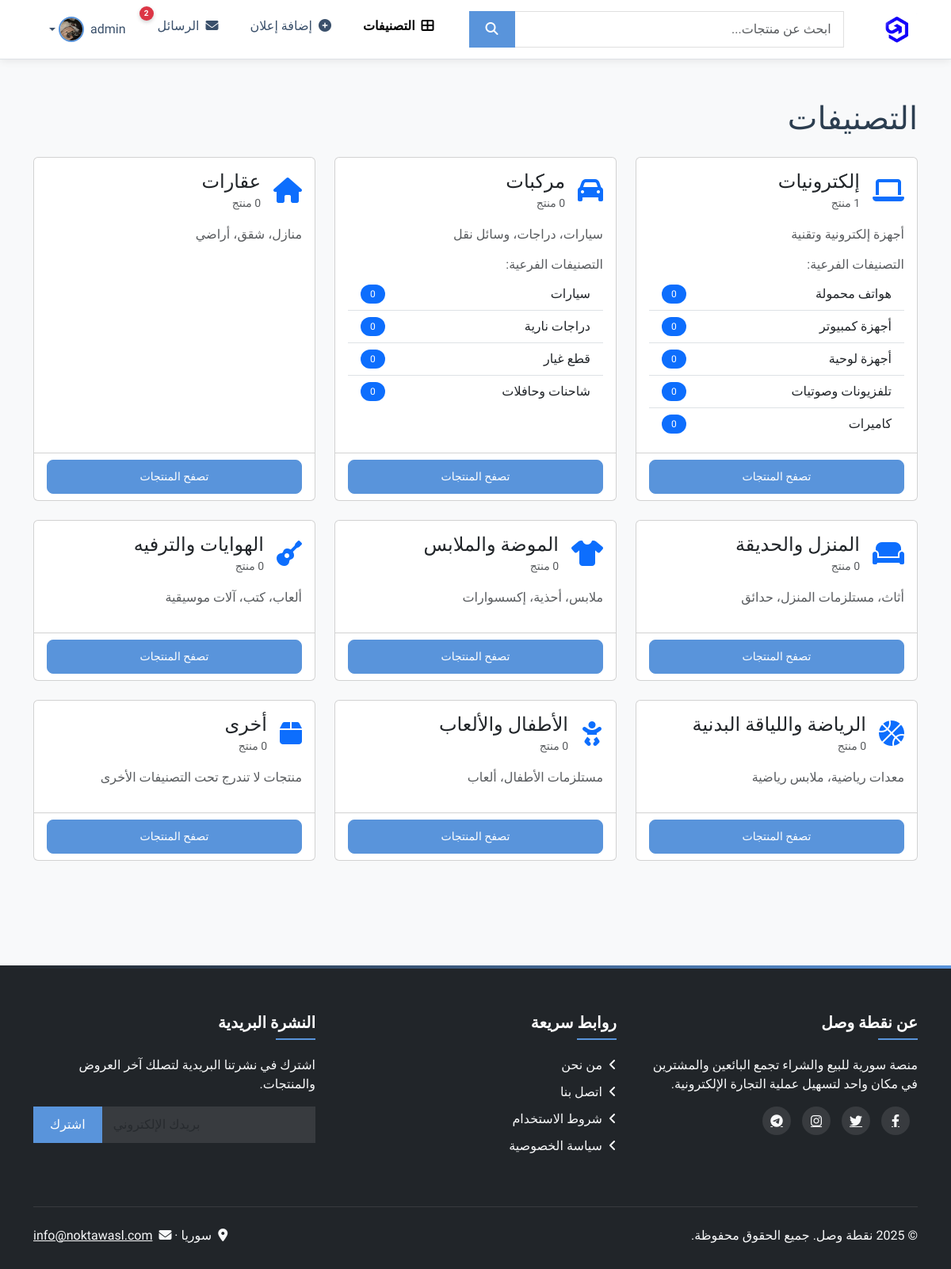
/categories (signed in), run on the app's committed database.
### bot/models.py (models this page shows, shortened)
class User(db.Model):
    id = db.Column(db.Integer, primary_key=True)
    email = db.Column(db.String(150), unique=True, nullable=False)
    password = db.Column(db.String(200), nullable=False)
    name = db.Column(db.String(100), nullable=False)
    phone = db.Column(db.String(20), nullable=True)
    profile_image = db.Column(db.String(500), nullable=True)
    profile_image_url = db.Column(db.String(500), nullable=True)
    bio = db.Column(db.Text, nullable=True)
    location = db.Column(db.String(100), nullable=True)
    is_verified = db.Column(db.Boolean, default=False)
    verification_code = db.Column(db.String(6), nullable=True)
    created_at = db.Column(db.DateTime, default=datetime.utcnow)
    last_login = db.Column(db.DateTime, nullable=True)
    is_admin = db.Column(db.Boolean, default=False)
    is_banned = db.Column(db.Boolean, default=False)
    is_online = db.Column(db.Boolean, default=False)
    new_email_pending = db.Column(db.String(150), nullable=True)
    @property
    def is_authenticated(self):
        return True
    products = db.relationship('Product',
                              foreign_keys='Product.seller_id',
                              backref='seller',
                              lazy=True)
    purchased_products = db.relationship('Product',
                                        foreign_keys='Product.buyer_id',
                                        backref='buyer',
                                        lazy=True)
    reviews_received = db.relationship('UserReview',
                                      foreign_keys='UserReview.reviewed_user_id',
                                      backref='reviewed_user',
                                      lazy=True)
    reviews_given = db.relationship('UserReview',
                                   foreign_keys='UserReview.reviewer_id',
                                   backref='reviewer',
                                   lazy=True)
    sent_messages = db.relationship('Message',
                                   foreign_keys='Message.sender_id',
                                   backref='sender',
                                   lazy=True)
    received_messages = db.relationship('Message',
                                      foreign_keys='Message.receiver_id',
                                      backref='receiver',
                                      lazy=True)
    reports_filed = db.relationship('Report',
                                   foreign_keys='Report.reporter_id',
                                   backref='reporter',
                                   lazy=True)
    reports_received = db.relationship('Report',
                                      foreign_keys='Report.reported_user_id',
                                      backref='reported_user',
                                      lazy=True)
    favorites_products = db.relationship('Product',
                                        secondary=favorites,
                                        lazy='subquery',
                                        backref=db.backref('favorited_by', lazy=True))
    audit_logs = db.relationship('AuditLog', backref='user', lazy=True)

class Category(db.Model):
    id = db.Column(db.Integer, primary_key=True)
    name = db.Column(db.String(100), nullable=False)
    slug = db.Column(db.String(100), nullable=False, unique=True)
    description = db.Column(db.Text, nullable=True)
    parent_id = db.Column(db.Integer, db.ForeignKey('category.id'), nullable=True)
    subcategories = db.relationship('Category', backref=db.backref('parent', remote_side=[id]), lazy=True)
    products = db.relationship('Product', backref='category_rel', lazy=True)

### bot/routes.py (the view)
@main_bp.route('/categories')
def categories():
    from .models import Category
    categories = Category.query.all()
    return render_template('categories.html', categories=categories)

### bot/templates/categories.html (shortened to what this page needs)
{% extends "layout.html" %}
{% block content %}
<div class="row">
    <div class="col-12">
        <h1 class="mb-4">التصنيفات</h1>
    </div>
</div>
<div class="row">
    {% for category in categories %}
        {% if not category.parent_id %}
        <div class="col-md-6 col-lg-4 mb-4">
            <div class="card h-100 category-card">
                <div class="card-body">
                    <div class="d-flex align-items-center mb-3">
                        <div class="category-icon me-3">
                            {% if category.slug == 'electronics' %}
                                <i class="fas fa-laptop fa-2x text-primary"></i>
                            {% elif category.slug == 'vehicles' %}
                                <i class="fas fa-car fa-2x text-primary"></i>
                            {% elif category.slug == 'property' %}
                                <i class="fas fa-home fa-2x text-primary"></i>
                            {% elif category.slug == 'home' %}
                                <i class="fas fa-couch fa-2x text-primary"></i>
                            {% elif category.slug == 'fashion' %}
                                <i class="fas fa-tshirt fa-2x text-primary"></i>
                            {% elif category.slug == 'hobby' %}
                                <i class="fas fa-guitar fa-2x text-primary"></i>
                            {% elif category.slug == 'sports' %}
                                <i class="fas fa-basketball-ball fa-2x text-primary"></i>
                            {% elif category.slug == 'kids' %}
                                <i class="fas fa-baby fa-2x text-primary"></i>
                            {% else %}
                                <i class="fas fa-box fa-2x text-primary"></i>
                            {% endif %}
                        </div>
                        <div>
                            <h4 class="card-title mb-0">
                                <a href="{{ url_for('products.search', category_id=category.id) }}"
                                   class="text-decoration-none text-dark">
                                    {{ category.name }}
                                </a>
                            </h4>
                            <small class="text-muted">{{ category.products|length }} منتج</small>
                        </div>
                    </div>
                    {% if category.description %}
                    <p class="card-text text-muted mb-3">{{ category.description }}</p>
                    {% endif %}
                    {% if category.subcategories %}
                    <div class="subcategories">
                        <h6 class="text-muted mb-2">التصنيفات الفرعية:</h6>
                        <div class="list-group list-group-flush">
                            {% for subcategory in category.subcategories %}
                            <a href="{{ url_for('products.search', category_id=subcategory.id) }}"
                               class="list-group-item list-group-item-action d-flex justify-content-between align-items-center">
                                {{ subcategory.name }}
                                <span class="badge bg-primary rounded-pill">{{ subcategory.products|length }}</span>
                            </a>
                            {% endfor %}
                        </div>
                    </div>
                    {% endif %}
                </div>
                <div class="card-footer bg-transparent">
                    <a href="{{ url_for('products.search', category_id=category.id) }}"
                       class="btn btn-primary btn-sm w-100">
                        تصفح المنتجات
                    </a>
                </div>
            </div>
        </div>
        {% endif %}
    {% endfor %}
</div>
{% endblock %}

### bot/templates/layout.html (shortened to what this page needs)
<!DOCTYPE html>
<html lang="ar" dir="rtl">
<head>
    <link rel="stylesheet" href="https://cdn.jsdelivr.net/npm/bootstrap@5.3.0/dist/css/bootstrap.rtl.min.css">
    <link rel="stylesheet" href="https://cdnjs.cloudflare.com/ajax/libs/font-awesome/6.4.0/css/all.min.css">
    <link rel="stylesheet" href="{{ url_for('static', filename='css/style.css') }}">
</head>
<body>
    <nav class="navbar navbar-expand-lg navbar-light bg-white border-bottom fixed-top">
        <div class="container">
            <a class="navbar-brand" href="{{ url_for('main.index') }}">
                <img src="{{ url_for('static', filename='images/logo.png') }}" alt="نقطة وصل" height="40">
            </a>
            <div class="collapse navbar-collapse" id="navbarMain">
                <form class="d-flex mx-lg-4 my-2 my-lg-0 flex-grow-1" action="{{ url_for('products.search') }}" method="GET">
                    <div class="input-group">
                        <input class="form-control" type="search" name="q" placeholder="ابحث عن منتجات..." value="{{ request.args.get('q', '') }}">
                        <button class="btn btn-primary" type="submit">
                            <i class="fas fa-search"></i>
                        </button>
                    </div>
                </form>
                <ul class="navbar-nav ms-auto">
                    <li class="nav-item">
                        <a class="nav-link" href="{{ url_for('main.categories') }}">
                            <i class="fas fa-th-large me-1"></i> التصنيفات
                        </a>
                    </li>
                    {% if current_user.is_authenticated %}
                        <li class="nav-item">
                            <a class="nav-link" href="{{ url_for('products.create') }}">
                                <i class="fas fa-plus-circle me-1"></i> إضافة إعلان
                            </a>
                        </li>
                        <li class="nav-item">
                            <a class="nav-link notification-indicator" href="{{ url_for('messages.conversations') }}">
                                <i class="fas fa-envelope me-1"></i> الرسائل
                                {% if current_user.unread_messages_count and current_user.unread_messages_count > 0 %}
                                <span class="notification-badge">{{ current_user.unread_messages_count }}</span>
                                {% else %}
                                <span class="notification-badge">2</span>
                                {% endif %}
                            </a>
                        </li>
                        <li class="nav-item dropdown">
                            <a class="nav-link dropdown-toggle d-flex align-items-center" href="#" id="userDropdown" data-bs-toggle="dropdown">
                                <span class="d-none d-lg-inline me-2">{{ current_user.name }}</span>
                                <img src="{{ current_user.profile_image_url if current_user.profile_image_url else (current_user.profile_image | image_url(folder='users')) }}"
                                 alt="صورة شخصية" class="rounded-circle" width="32" height="32">
                            </a>
                        </li>
                    {% endif %}
                </ul>
            </div>
        </div>
    </nav>
    <main class="py-5 mt-4">
        <div class="container">
            {% block content %}{% endblock %}
        </div>
    </main>
    <footer class="bg-dark text-light">
        <div class="container">
            <div class="row">
                <div class="col-md-4 mb-4">
                    <h5>عن نقطة وصل</h5>
                    <p>منصة سورية للبيع والشراء تجمع البائعين والمشترين في مكان واحد لتسهيل عملية التجارة الإلكترونية.</p>
                    <div class="social-links mt-3">
                        <a href="https://www.facebook.com/profile.php?id=61572268347527" class="text-light"><i class="fab fa-facebook-f"></i></a>
                        <a href="https://x.com/NoktaWasl" class="text-light"><i class="fab fa-twitter"></i></a>
                        <a href="https://www.instagram.com/noktawasl/" class="text-light"><i class="fab fa-instagram"></i></a>
                        <a href="https://t.me/noktawasl" class="text-light"><i class="fab fa-telegram-plane"></i></a>
                    </div>
                </div>
                <div class="col-md-4 mb-4">
                    <h5>روابط سريعة</h5>
                    <ul class="list-unstyled">
                        <li><a href="{{ url_for('main.about') }}" class="text-light text-decoration-none"><i class="fas fa-angle-left me-2"></i>من نحن</a></li>
                        <li><a href="{{ url_for('main.contact') }}" class="text-light text-decoration-none"><i class="fas fa-angle-left me-2"></i>اتصل بنا</a></li>
                        <li><a href="{{ url_for('main.terms') }}" class="text-light text-decoration-none"><i class="fas fa-angle-left me-2"></i>شروط الاستخدام</a></li>
                        <li><a href="{{ url_for('main.privacy') }}" class="text-light text-decoration-none"><i class="fas fa-angle-left me-2"></i>سياسة الخصوصية</a></li>
                    </ul>
                </div>
                <div class="col-md-4 mb-4">
                    <h5>النشرة البريدية</h5>
                    <p>اشترك في نشرتنا البريدية لتصلك آخر العروض والمنتجات.</p>
                    <form action="{{ url_for('main.newsletter_subscribe') }}" method="POST" class="newsletter-form mt-3">
                        <div class="input-group">
                            <input type="email" name="email" class="form-control" placeholder="بريدك الإلكتروني" required>
                            <button class="btn btn-primary" type="submit">اشترك</button>
                        </div>
                    </form>
                </div>
            </div>
            <hr class="my-4" style="opacity: 0.1;">
            <div class="row align-items-center">
                <div class="col-md-6 text-center text-md-start">
                    <p class="mb-0">&copy; {{ now.year }} نقطة وصل. جميع الحقوق محفوظة.</p>
                </div>
                <div class="col-md-6 text-center text-md-end">
                    <p class="mb-0">
                        <i class="fas fa-map-marker-alt me-1"></i> سوريا &middot;
                        <i class="fas fa-envelope me-1"></i> <a href="mailto:info@noktawasl.com" class="text-light">info@noktawasl.com</a>
                    </p>
                </div>
            </div>
        </div>
    </footer>
</body>
</html>

### data on the page
User: name "admin", profile_image_url (picture)
Category: slug "electronics" (drawn), name "إلكترونيات", description "أجهزة إلكترونية وتقنية"
Category: name "هواتف محمولة", products|length "0"
Category: name "أجهزة كمبيوتر", products|length "0"
Category: name "أجهزة لوحية", products|length "0"
Category: name "تلفزيونات وصوتيات", products|length "0"
Category: name "كاميرات", products|length "0"
Category: slug "vehicles" (drawn), name "مركبات", description "سيارات، دراجات، وسائل نقل"
Category: name "سيارات", products|length "0"
Category: name "دراجات نارية", products|length "0"
Category: name "قطع غيار", products|length "0"
Category: name "شاحنات وحافلات", products|length "0"
Category: slug "property" (drawn), name "عقارات", description "منازل، شقق، أراضي"
Category: slug "home" (drawn), name "المنزل والحديقة", description "أثاث، مستلزمات المنزل، حدائق"
Category: slug "fashion" (drawn), name "الموضة والملابس", description "ملابس، أحذية، إكسسوارات"
Category: slug "hobby" (drawn), name "الهوايات والترفيه", description "ألعاب، كتب، آلات موسيقية"
Category: slug "sports" (drawn), name "الرياضة واللياقة البدنية", description "معدات رياضية، ملابس رياضية"
Category: slug "kids" (drawn), name "الأطفال والألعاب", description "مستلزمات الأطفال، ألعاب"
Category: slug "other" (drawn), name "أخرى", description "منتجات لا تندرج تحت التصنيفات الأخرى"
